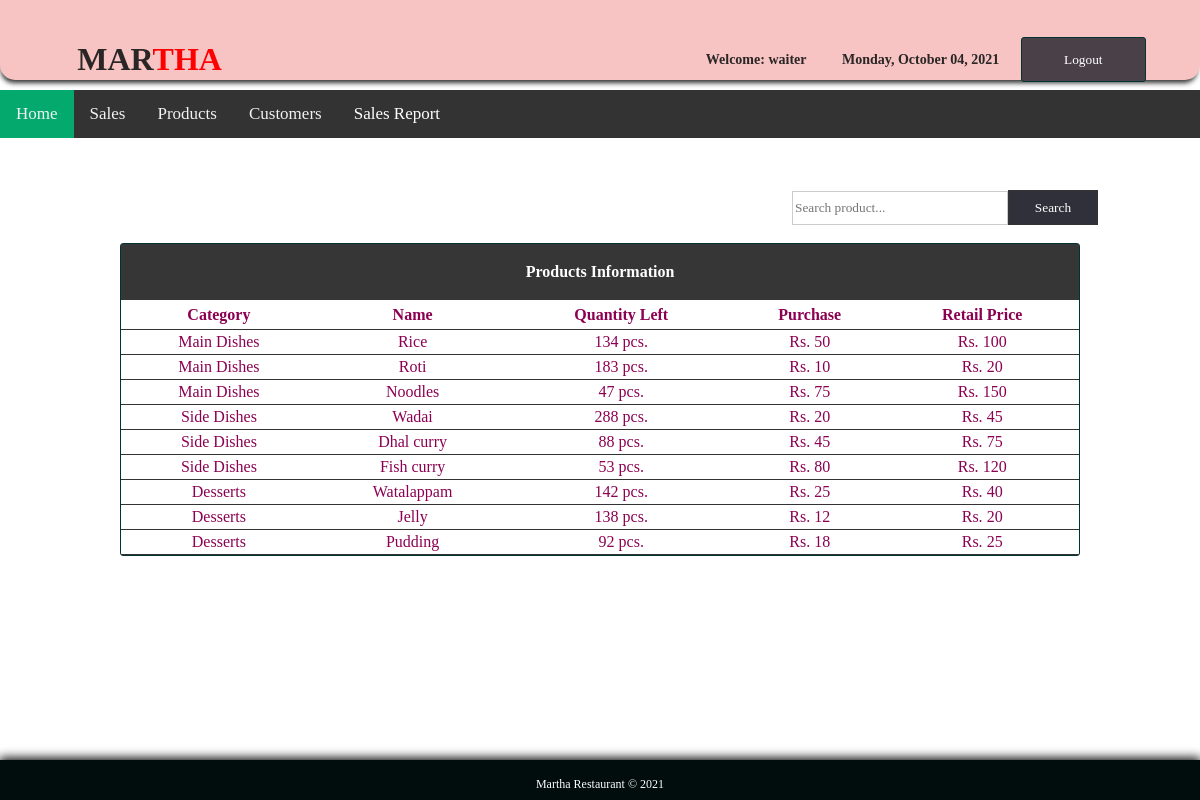
Page /Web-based_Application/products.php (signed in) on the committed database.
### tables this page shows
CREATE TABLE `products` (
  `id` int(11) NOT NULL,
  `category` varchar(100) NOT NULL,
  `name` varchar(100) NOT NULL,
  `quantity` int(11) NOT NULL,
  `purchase` int(11) NOT NULL,
  `retail` int(11) NOT NULL
);

### Web-based_Application/products.php (the view, shortened to what this page needs)
<?php include 'main_template.php';?>
<?php include 'config.php';?>
<!DOCTYPE html PUBLIC "-//W3C//DTD XHTML 1.0 Transitional//EN" "http://www.w3.org/TR/xhtml1/DTD/xhtml1-transitional.dtd">
<html xmlns="http://www.w3.org/1999/xhtml">
<head>
</head>
<link rel="stylesheet" type="text/css" href="css/css1.css">
<body>
<div id="container">
<br><br><br><br><br>
<table width="83%" border="0" align="center" cellpadding="0" cellspacing="0">
      <tr>
        <td width="741" align="right">
        <form action="result_products.php" method="get" ecntype="multipart/data-form">
        <input type="text" name="query" style="border:1px solid #CCC; color: #333; width:210px; height:30px; font-family: 'Comic Sans MS', cursive;" placeholder="Search product..." /><input type="submit" id="btnsearch" value="Search" name="search" />
        </form>
        </td>
      </tr>
    </table></th>
  <br>
  <tr>
    <td>
    <table border="0" cellpadding="0" cellspacing="0" align="center" width="80%" style="border:1px solid #033; color:#8c0052; " >
     <tr>
     <th colspan="7" align="center" height="55px" style="border-bottom:1px solid #363636; background: #363636; color:#FFF;"> Products Information	</th>
    </tr>
      <tr height="30px">
        <th style="border-bottom:1px solid #333;"> Category </th>
        <th style="border-bottom:1px solid #333;"> Name </th>
        <th style="border-bottom:1px solid #333;"> Quantity Left </th>
        <th style="border-bottom:1px solid #333;"> Purchase </th>
        <th style="border-bottom:1px solid #333;"> Retail Price</th>
      </tr>
       <?php
$query="SELECT * FROM products";
$result=mysqli_query($db_link, $query);
while ($row=mysqli_fetch_array($result)){?>
      <tr align="center" style="height:25px">
      	<td style="border-bottom:1px solid #333;"> <?php echo $row['category']; ?> </td>
        <td style="border-bottom:1px solid #333;"> <?php echo $row['name']; ?> </td>
        <td style="border-bottom:1px solid #333;"> <?php echo $row['quantity']; ?> pcs. </td>
        <td style="border-bottom:1px solid #333;">Rs. <?php echo $row['purchase']; ?> </td>
        <td style="border-bottom:1px solid #333;">Rs. <?php echo $row['retail']; ?> </td>
        </td>
      </tr>
   <?php
}?>
<br><br><br>
</body>
</html>

### Web-based_Application/css/css1.css (style rules this page uses)
html { font-family: "Comic sans MS", cursive; color: rgb(41, 38, 37); height:100%; margin:0; padding:0; -webkit-background-size: cover; -moz-background-size: cover; -o-background-size: cover; background-size: cover; }
body { margin:0; font-size:16px; height:100%; margin:0; padding:0; background:url(../images/bg_food.jpg) no-repeat center fixed; -webkit-background-size: cover; -moz-background-size: cover; -o-background-size: cover; background-size: cover; }
#container { height:100px; width: auto; margin:0 auto; }
#btnsearch { border:1px solid #333; background: rgb(48, 48, 58); height:35px; width:90px; color: #FFF; font-family:"Comic Sans MS", cursive; }
table { border-radius:3px; text-align: center; }

### rows in the picture
products: category "Main Dishes", name "Rice", quantity "134", purchase "50", retail "100"
products: category "Main Dishes", name "Roti", quantity "183", purchase "10", retail "20"
products: category "Main Dishes", name "Noodles", quantity "47", purchase "75", retail "150"
products: category "Side Dishes", name "Wadai", quantity "288", purchase "20", retail "45"
products: category "Side Dishes", name "Dhal curry", quantity "88", purchase "45", retail "75"
products: category "Side Dishes", name "Fish curry", quantity "53", purchase "80", retail "120"
products: category "Desserts", name "Watalappam", quantity "142", purchase "25", retail "40"
products: category "Desserts", name "Jelly", quantity "138", purchase "12", retail "20"
products: category "Desserts", name "Pudding", quantity "92", purchase "18", retail "25"

### other values in the picture
$_SESSION['username'] "waiter"
